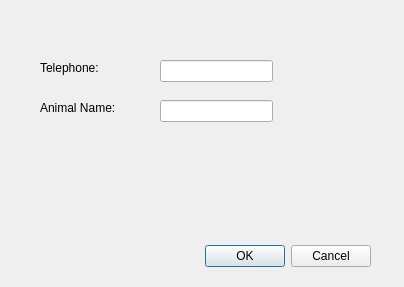
<?xml version="1.0" encoding="UTF-8"?>
<ui version="4.0">
 <class>CheckOutWindow</class>
 <widget class="QDialog" name="CheckOutWindow">
  <property name="geometry">
   <rect>
    <x>0</x>
    <y>0</y>
    <width>404</width>
    <height>287</height>
   </rect>
  </property>
  <property name="windowTitle">
   <string>Check Out</string>
  </property>
  <property name="styleSheet">
   <string notr="true">.backgroundImg {
	opacity: 0.5;
}</string>
  </property>
  <widget class="QDialogButtonBox" name="buttonBox">
   <property name="geometry">
    <rect>
     <x>30</x>
     <y>240</y>
     <width>341</width>
     <height>32</height>
    </rect>
   </property>
   <property name="orientation">
    <enum>Qt::Horizontal</enum>
   </property>
   <property name="standardButtons">
    <set>QDialogButtonBox::Cancel|QDialogButtonBox::Ok</set>
   </property>
  </widget>
  <widget class="QLineEdit" name="inputFindTlf">
   <property name="geometry">
    <rect>
     <x>160</x>
     <y>60</y>
     <width>113</width>
     <height>22</height>
    </rect>
   </property>
  </widget>
  <widget class="QLabel" name="label">
   <property name="geometry">
    <rect>
     <x>40</x>
     <y>60</y>
     <width>81</width>
     <height>16</height>
    </rect>
   </property>
   <property name="text">
    <string>Telephone:</string>
   </property>
  </widget>
  <widget class="QLineEdit" name="inputFindName">
   <property name="geometry">
    <rect>
     <x>160</x>
     <y>100</y>
     <width>113</width>
     <height>22</height>
    </rect>
   </property>
  </widget>
  <widget class="QLabel" name="label_2">
   <property name="geometry">
    <rect>
     <x>40</x>
     <y>100</y>
     <width>101</width>
     <height>16</height>
    </rect>
   </property>
   <property name="text">
    <string>Animal Name:</string>
   </property>
  </widget>
  <widget class="QLabel" name="backgroundImg">
   <property name="geometry">
    <rect>
     <x>0</x>
     <y>0</y>
     <width>121</width>
     <height>41</height>
    </rect>
   </property>
   <property name="styleSheet">
    <string notr="true">QLabel::backgroundImg {
opacity: 0.5;
}</string>
   </property>
   <property name="text">
    <string/>
   </property>
  </widget>
 </widget>
 <resources/>
 <connections>
  <connection>
   <sender>buttonBox</sender>
   <signal>accepted()</signal>
   <receiver>CheckOutWindow</receiver>
   <slot>accept()</slot>
   <hints>
    <hint type="sourcelabel">
     <x>248</x>
     <y>254</y>
    </hint>
    <hint type="destinationlabel">
     <x>157</x>
     <y>274</y>
    </hint>
   </hints>
  </connection>
  <connection>
   <sender>buttonBox</sender>
   <signal>rejected()</signal>
   <receiver>CheckOutWindow</receiver>
   <slot>reject()</slot>
   <hints>
    <hint type="sourcelabel">
     <x>316</x>
     <y>260</y>
    </hint>
    <hint type="destinationlabel">
     <x>286</x>
     <y>274</y>
    </hint>
   </hints>
  </connection>
 </connections>
</ui>
